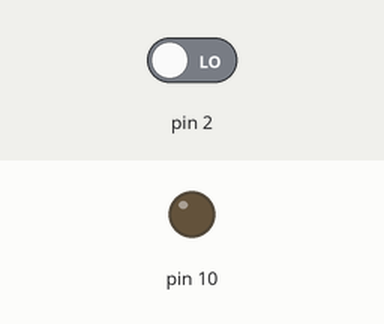
Recording of a sketch running on a simulated Arduino Uno, built with avr-gcc and run on an emulated ATmega328P. On the bench: output pins drawn as LEDs (lit = HIGH). The inputs (shaded band) are chosen by the test bench; at power-on: pin 2 LOW.

Above: at 1.2 s.
1.3 s: pin 2 driven HIGH
At 2.5 s:
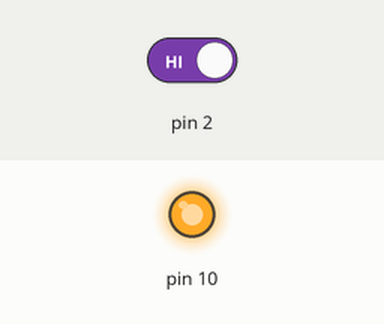
2.8 s: pin 2 driven LOW
At 3.9 s:
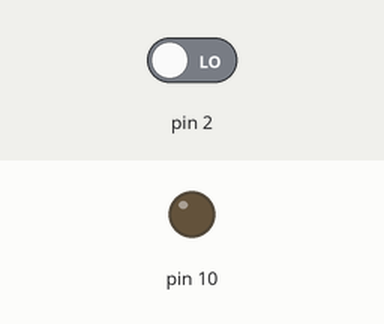
Timing chart, 0 to 5.8 s (numbered marks = the images above; inputs shaded):
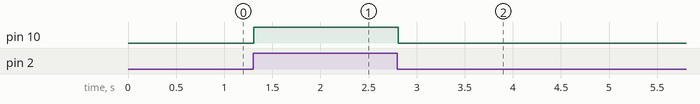

Measured:
- after the input at 1.3 s, pin 10: LOW → HIGH at once
- after the input at 2.8 s, pin 10: HIGH → LOW at once

The sketch:

Code.ino
```cpp
int T=0;

void setup()
{
pinMode(2, INPUT);
pinMode(10, OUTPUT);
}

void loop ()
{
T=digitalRead(2);
if (T==HIGH)
{
digitalWrite(10, HIGH);
}
else{
digitalWrite(10, LOW);
}
delay(15);
}
```
